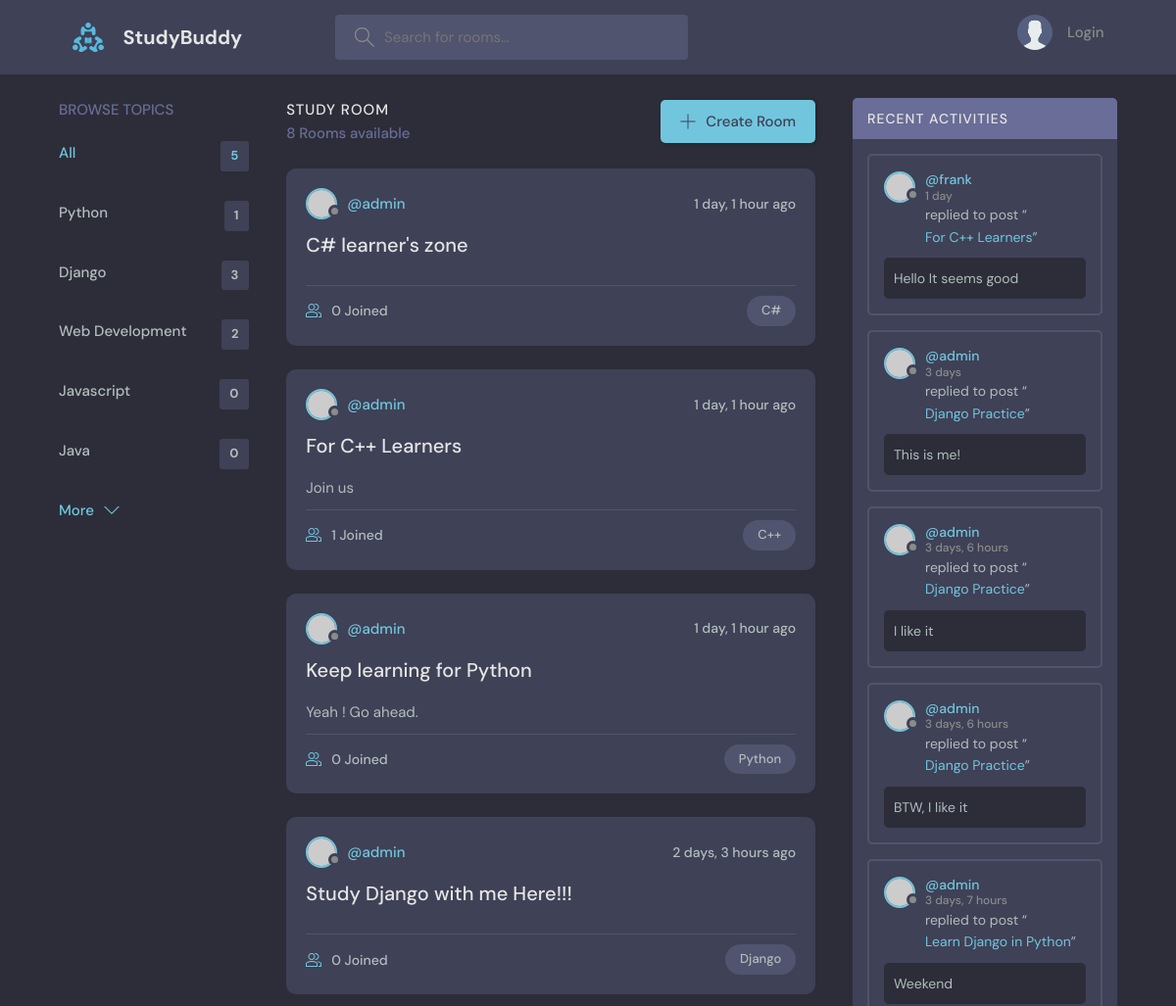
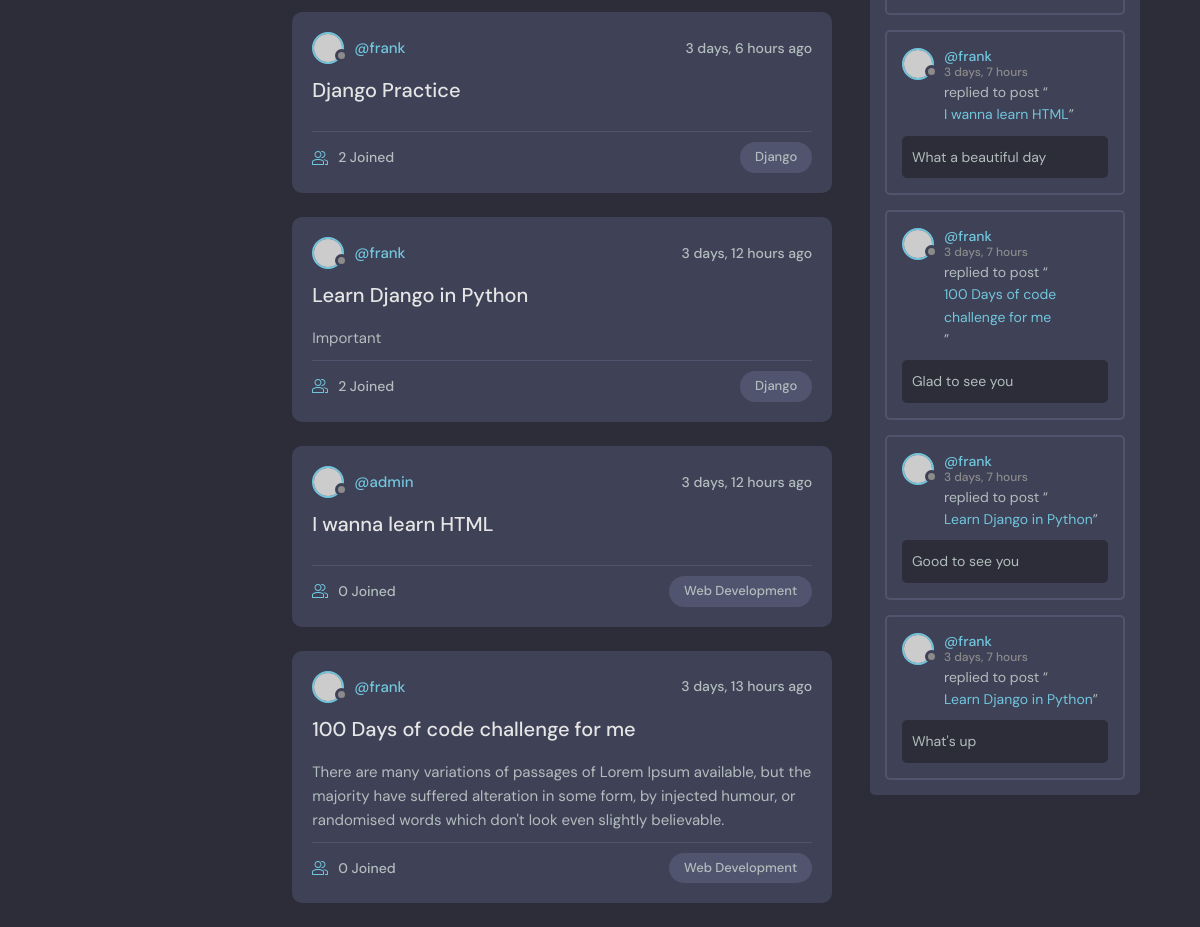
The page / on the database its author committed (2 pictures, top to bottom).
### base/models.py (models this page shows, shortened)
class Topic(models.Model):
    name = models.CharField(max_length=200)

class Room(models.Model):
    host = models.ForeignKey(User, on_delete=models.SET_NULL, null=True)
    topic = models.ForeignKey(Topic, on_delete=models.SET_NULL, null=True)
    name = models.CharField(max_length=200)
    description = models.TextField(null=True, blank=True)
    participants = models.ManyToManyField(User, related_name='participants', blank=True)
    updated = models.DateField(auto_now=True)
    created = models.DateTimeField(auto_now_add=True)
    class Meta:
        ordering = ['-updated', '-created']
    def __str__(self):
        return self.name

class Message(models.Model):
    user = models.ForeignKey(User, on_delete=models.CASCADE)
    room = models.ForeignKey(Room, on_delete=models.CASCADE)
    body = models.TextField()
    updated = models.DateTimeField(auto_now=True)
    created = models.DateTimeField(auto_now_add=True)
    class Meta:
        ordering = ['-updated', '-created']
    def __str__(self):
        return self.body[0:50]

### base/views.py (the view)
# urls.py: path('', views.home, name="home"),
def home(request):
    q = request.GET.get('q') if request.GET.get('q') != None else ''
    rooms = Room.objects.filter(
        Q(topic__name__icontains=q) |
        Q(name__icontains=q) |
        Q(description__icontains=q)
    )
    topics = Topic.objects.all()[0:5]
    room_count = rooms.count()
    room_messages = Message.objects.filter(Q(room__topic__name__icontains=q))
    context = {'rooms': rooms, 'topics': topics, 'room_count': room_count,
                'room_messages': room_messages}
    return render(request, 'base/home.html', context)

### base/templates/base/home.html (shortened to what this page needs)
{% extends 'main.html' %}
{% block content %}
<main class="layout layout--3">
  <div class="container">
    {% include 'base/topics_component.html' %}
    <div class="roomList">
      <div class="roomList__header">
        <div>
          <h2>Study Room</h2>
          <p>{{room_count}} Rooms available</p>
        </div>
        <a class="btn btn--main" href="{% url 'create-room' %}">
          <svg version="1.1" xmlns="http://www.w3.org/2000/svg" width="32" height="32" viewBox="0 0 32 32">
            <title>add</title>
            <path
              d="M16.943 0.943h-1.885v14.115h-14.115v1.885h14.115v14.115h1.885v-14.115h14.115v-1.885h-14.115v-14.115z">
            </path>
          </svg>
          Create Room
        </a>
      </div>
      {% include 'base/feed_component.html' %}
    </div>
    {% include 'base/activity_component.html' %}
  </div>
</main>
{% endblock %}

### base/templates/base/topics_component.html
<div class="topics">
  <div class="topics__header">
    <h2>Browse Topics</h2>
  </div>
  <ul class="topics__list">
    <li>
      <a href="{% url 'home' %}" class="active">All <span>{{ topics.count}}</span></a>
    </li>
    {% for topic in topics %}
    <li>
      <a href="{% url 'home' %}?q={{topic.name}}">{{ topic.name }} <span>{{topic.room_set.all.count}}</span></a>
    </li>
    {% endfor %}
  </ul>
  <a class="btn btn--link" href="{% url 'topics' %}">
    More
    <svg version="1.1" xmlns="http://www.w3.org/2000/svg" width="32" height="32" viewBox="0 0 32 32">
      <title>chevron-down</title>
      <path d="M16 21l-13-13h-3l16 16 16-16h-3l-13 13z"></path>
    </svg>
  </a>
</div>

### base/templates/base/feed_component.html (shortened to what this page needs)
{% for room in rooms %}
<div class="roomListRoom">
    <div class="roomListRoom__header">
      <a href="{% url 'user-profile' room.host.id %}" class="roomListRoom__author">
        <div class="avatar avatar--small">
          <img src="https://randomuser.me/api/portraits/women/11.jpg" />
        </div>
        <span>@{{ room.host.username }}</span>
      </a>
      <div class="roomListRoom__actions">
        <span>{{ room.created|timesince }} ago</span>
      </div>
    </div>
    <div class="roomListRoom__content">
      <a href="{% url 'room' room.id %}">{{ room.name }}</a>
      <p>
        {{ room.description }}
      </p>
    </div>
    <div class="roomListRoom__meta">
      <a href="{% url 'room' room.id %}" class="roomListRoom__joined">
        {{room.participants.all.count}} Joined
      </a>
      <p class="roomListRoom__topic">{{ room.topic.name }}</p>
    </div>
  </div>
{% endfor %}

### base/templates/base/activity_component.html (shortened to what this page needs)
<div class="activities">
    <div class="activities__header">
        <h2>Recent Activities</h2>
    </div>
    {% for message in room_messages %}
    <div class="activities__box">
        <div class="activities__boxHeader roomListRoom__header">
            <a href="{% url 'user-profile' message.user.id %}" class="roomListRoom__author">
                <div class="avatar avatar--small">
                    <img src="https://randomuser.me/api/portraits/women/11.jpg" />
                </div>
                <p>
                    @{{ message.user }}
                    <span>{{ message.created|timesince }}</span>
                </p>
            </a>
        </div>
        <div class="activities__boxContent">
            <p>replied to post “<a href="{% url 'room' message.room.id %}">{{ message.room }}</a>”</p>
            <div class="activities__boxRoomContent">
                {{ message }}
            </div>
        </div>
    </div>
    {% endfor %}
</div>

### rows shown on the page
Topic: name "Python", room_set.all.count "1"
Topic: name "Django", room_set.all.count "3"
Topic: name "Web Development", room_set.all.count "2"
Topic: name "Javascript", room_set.all.count "0"
Topic: name "Java", room_set.all.count "0"
Room: host.username "admin", created "1 day, 1 hour", name "C# learner's zone", participants.all.count "0", topic.name "C#"
Room: host.username "admin", created "1 day, 1 hour", name "For C++ Learners", description "Join us", participants.all.count "1", topic.name "C++"
Room: host.username "admin", created "1 day, 1 hour", name "Keep learning for Python", description "Yeah ! Go ahead.", participants.all.count "0", topic.name "Python"
Room: host.username "admin", created "2 days, 3 hours", name "Study Django with me Here!!!", participants.all.count "0", topic.name "Django"
Room: host.username "frank", created "3 days, 6 hours", name "Django Practice", participants.all.count "2", topic.name "Django"
Room: host.username "frank", created "3 days, 12 hours", name "Learn Django in Python", description "Important", participants.all.count "2", topic.name "Django"
Room: host.username "admin", created "3 days, 12 hours", name "I wanna learn HTML", participants.all.count "0", topic.name "Web Development"
Room: host.username "frank", created "3 days, 13 hours", name "100 Days of code challenge for me", description "There are many variations of passages of Lorem Ipsum available, but the majority have suffered alteration in some form, by injected humour, or randomised words which don't look even slightly believable.", participants.all.count "0", topic.name "Web Development"
Message: user "frank", created "1 day", room "For C++ Learners", body "Hello It seems good"
Message: user "admin", created "3 days", room "Django Practice", body "This is me!"
Message: user "admin", created "3 days, 6 hours", room "Django Practice", body "I like it"
Message: user "admin", created "3 days, 6 hours", room "Django Practice", body "BTW, I like it"
Message: user "admin", created "3 days, 7 hours", room "Learn Django in Python", body "Weekend"
Message: user "frank", created "3 days, 7 hours", room "I wanna learn HTML", body "What a beautiful day"
Message: user "frank", created "3 days, 7 hours", room "100 Days of code challenge for me", body "Glad to see you"
Message: user "frank", created "3 days, 7 hours", room "Learn Django in Python", body "Good to see you"
Message: user "frank", created "3 days, 7 hours", room "Learn Django in Python", body "What's up"

### other values the page prints
{{ topics.count }} "5"
{{ room_count }} "8"
